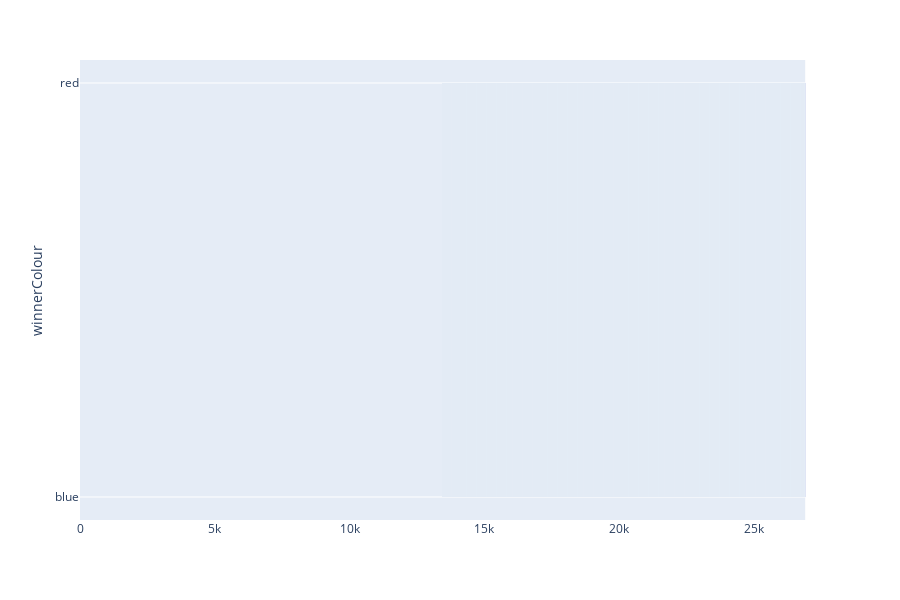

Notebook code for this chart:
### Code cell
px.bar(cf, y="winnerColour")

### Figure 1 — Plotly figure (JSON) as saved in the notebook; plotly's stock layout.template omitted (floating-point values rounded to 4 significant figures; data arrays with more than 128 entries replaced by an {"elided": "..."} marker saying what was removed)
{"data": [{"alignmentgroup": "True", "hoverlabel": {"namelength": 0}, "hovertemplate": "winnerColour=%{y}", "legendgroup": "", "marker": {"color": "#636efa"}, "name": "", "offsetgroup": "", "orientation": "v", "showlegend": false, "textposition": "auto", "type": "bar", "xaxis": "x", "y": {"elided": "26904 str values"}, "yaxis": "y"}], "layout": {"barmode": "relative", "height": 600, "legend": {"tracegroupgap": 0}, "margin": {"t": 60}, "xaxis": {"anchor": "y", "domain": [0, 0.98]}, "yaxis": {"anchor": "x", "domain": [0, 1], "title": {"text": "winnerColour"}}}}
